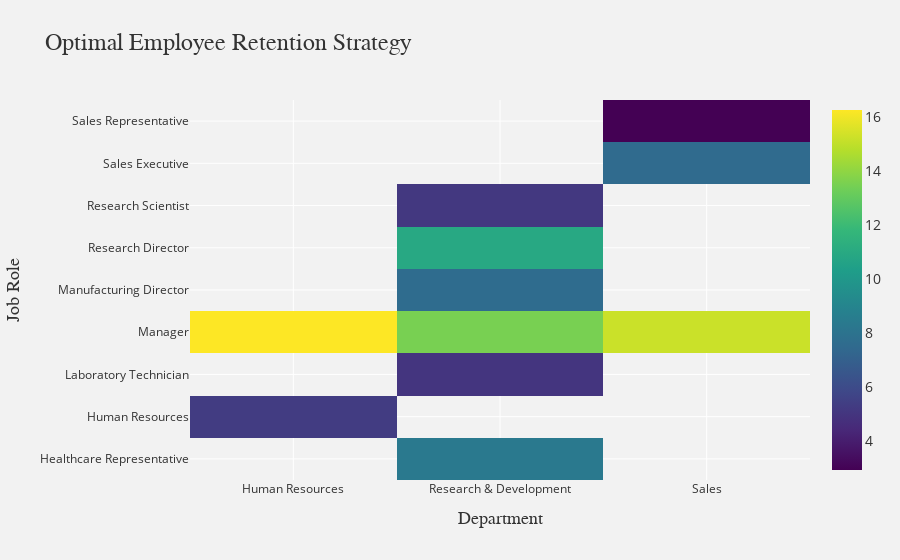

The notebook cell this image was saved under:
### Markdown cell above
<div style="
  background-color: #0D0D0D;
  color: #FFFFFF;
  font-family: 'Roboto', sans-serif;
  font-size: 22px;
  padding: 10px;
  margin: 0px 0 0 0px;
  border-radius: 15px;
  border: none;
  box-shadow: 0 0 20px rgba(255, 255, 255, 0.2);
  width: 750px;
  text-align: left;
">
  <h2 style="margin: 0;">Optimal Employee Retention Strategy</h2>
</div>

### Code cell
pivot_df = df.pivot_table(index='JobRole', columns='Department', values='YearsAtCompany', aggfunc='mean')

fig = go.Figure(data=go.Heatmap(
    z=pivot_df.values.tolist(),
    x=pivot_df.columns.tolist(),
    y=pivot_df.index.tolist(),
    colorscale='Viridis',
    zmin=0,
    zmax=pivot_df.values.max(),
    hovertemplate="<b>Job Role: %{y}</b><br><b>Department: %{x}</b><br><b>Average Years at Company: %{z:.2f}</b>"
))

fig.update_layout(
    title={
        'text': 'Optimal Employee Retention Strategy',
        'font_size': 24,
        'font_family': 'Playfair Display',
    },
    xaxis_title={
        'text': 'Department',
        'font_size': 18,
        'font_family': 'Merriweather',
    },
    yaxis_title={
        'text': 'Job Role',
        'font_size': 18,
        'font_family': 'Merriweather',
    },
    plot_bgcolor='#F2F2F2',
    paper_bgcolor='#F2F2F2',
    font_family='Open Sans',
    font_color='#333333',
    font_size=14,
    xaxis=dict(
        tickfont=dict(size=12)
    ),
    yaxis=dict(
        tickfont=dict(size=12)
    )
)

fig.show()

### Figure 1 — Plotly figure (JSON) as saved in the notebook; plotly's stock layout.template omitted (floating-point values rounded to 4 significant figures)
{"data": [{"colorscale": [[0, "#440154"], [0.1111, "#482878"], [0.2222, "#3e4989"], [0.3333, "#31688e"], [0.4444, "#26828e"], [0.5556, "#1f9e89"], [0.6667, "#35b779"], [0.7778, "#6ece58"], [0.8889, "#b5de2b"], [1, "#fde725"]], "hovertemplate": "<b>Job Role: %{y}</b><br><b>Department: %{x}</b><br><b>Average Years at Company: %{z:.2f}</b>", "type": "heatmap", "x": ["Human Resources", "Research & Development", "Sales"], "y": ["Healthcare Representative", "Human Resources", "Laboratory Technician", "Manager", "Manufacturing Director", "Research Director", "Research Scientist", "Sales Executive", "Sales Representative"], "z": [[null, 8.364, null], [5.327, null, null], [null, 5.015, null], [16.27, 13.52, 15.22], [null, 7.599, null], [null, 10.94, null], [null, 5.113, null], [null, null, 7.526], [null, null, 2.929]], "zmax": null, "zmin": 0}], "layout": {"font": {"color": "#333333", "family": "Open Sans", "size": 14}, "paper_bgcolor": "#F2F2F2", "plot_bgcolor": "#F2F2F2", "title": {"font": {"family": "Playfair Display", "size": 24}, "text": "Optimal Employee Retention Strategy"}, "xaxis": {"tickfont": {"size": 12}, "title": {"font": {"family": "Merriweather", "size": 18}, "text": "Department"}}, "yaxis": {"tickfont": {"size": 12}, "title": {"font": {"family": "Merriweather", "size": 18}, "text": "Job Role"}}}}
